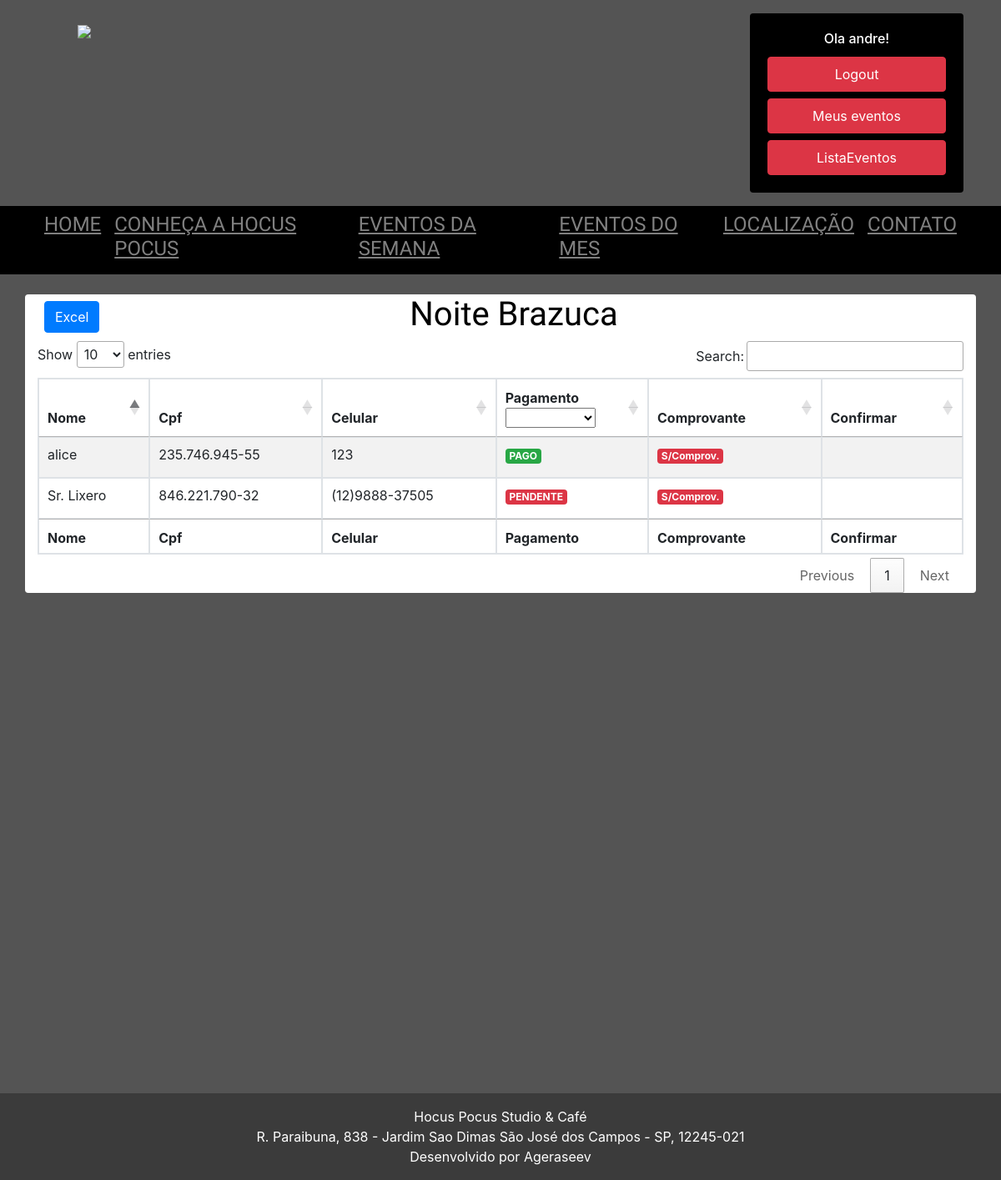
The page /lista/6 (signed in) on the database as committed earlier.
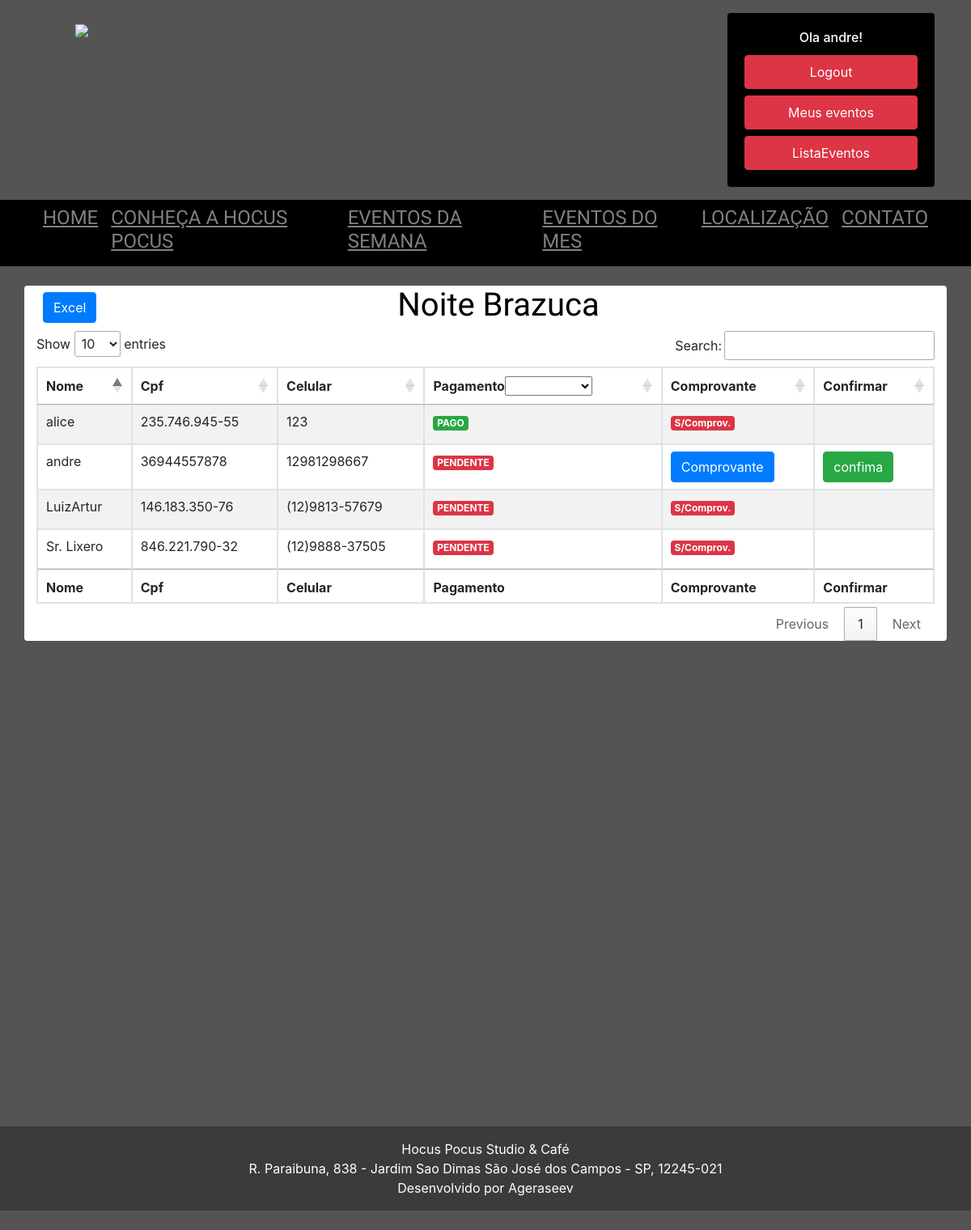
The same page on the database as committed later.
### show/models.py (models this page shows, shortened)
class Show(models.Model):
    titulo_show = models.CharField(max_length=100, )
    descricao_show = models.TextField(max_length=2000)
    horario_do_show = models.CharField(max_length=100, null=True)
    data_do_show = models.DateField(null=True)
    banner = models.ImageField(upload_to='static/banners', blank=True)
    quadrado = models.ImageField(upload_to='static/banners', blank=True)
    valor = models.DecimalField(max_digits=10, decimal_places=2, blank=True, null= True )
    publicada = models.BooleanField(default=False)
    pix = models.BooleanField(default=False)
    chave_pix = models.CharField(max_length=200, blank=True, null=True)

class NomeLista(models.Model):
    sem_registro = models.ForeignKey(UsuarioSemRegistro, on_delete=models.CASCADE, blank=True, null= True)
    roqueiro = models.ForeignKey(Usuario, on_delete=models.CASCADE, blank=True, null= True)
    pagamento = models.BooleanField(default=False)
    comprovante = models.ImageField(upload_to='comprovantes', blank=True)
    lista_reserva = models.ForeignKey(Show, on_delete=models.CASCADE, blank=True, null= True,)
    entrou = models.BooleanField(default=False)
    class Meta:
        unique_together = ('roqueiro', 'lista_reserva')
    def __str__(self):
        return str(self.roqueiro)

### usuario/models.py (models this page shows)
class Usuario(models.Model):
    usuario = models.OneToOneField(User, null=True, on_delete=models.CASCADE)
    cpf = models.CharField(max_length=11)
    celular = models.CharField(max_length=12)
    def __str__(self):
        return str(self.usuario)

### show/views.py (the view, shortened to what this page needs)
# urls.py: path('lista', lista, name='lista'),
def lista(request, id):
    if request.user.is_staff:
        if request.method == 'POST':
            print("lista POST")
            id_nome_lista = request.POST['id']
            show = request.POST['show']
            cofirmapagamento = NomeLista.objects.filter(id=id_nome_lista)
            cofirmapagamento.update(
                pagamento=True)
            print(cofirmapagamento, "confima pagamento")
            pessoa = NomeLista.objects.filter(lista_reserva_id=id)
            show = Show.objects.filter(id=id)
            dados = {'pessoas': pessoa,
                     'show': show
                     }
            return render(request, 'lista.html', dados)
        else:
            print("lista GET")
            pessoa = NomeLista.objects.filter(lista_reserva_id=id)
            show = Show.objects.filter(id=id)
            print(pessoa, "Pessoa")
            dados = {'pessoas': pessoa,
                     'show': show
                     }
            return render(request, 'lista.html', dados)
    else:
        return redirect('home')

### templates/lista.html (shortened to what this page needs)
{% extends 'base4.html' %}
{% load static %}
{% block content %}
<body>
<link rel="stylesheet" href="https://cdn.datatables.net/1.10.2/css/jquery.dataTables.min.css">
{% for nome_na_lista in show %}
<div class="container-lg bg-white rounded mt-4">
    <div class="row header" style="text-align:center;color:black">
        <div class="col-md-4 text-left m-2">
            <button id="export" class="btn btn-primary">Excel</button>
        </div>
        <h1 class="col-md-4 text-center " style="font-family: 'Chau Philomene One'">{{ nome_na_lista.titulo_show }}</h1>
    </div>
    <table id="example" class="table table-striped table-bordered" style="width:100%">
        <thead>
        <tr>
            <th>Nome</th>
            <th>Cpf</th>
            <th>Celular</th>
            <th>Pagamento</th>
            {% if not request.user.groups.all %}
            <th>Comprovante</th>
            <th>Confirmar</th>
            {% endif %}
        </tr>
        </thead>
        <tbody>
        {% for area in pessoas.all %}
        <tr>
            <td> {% if area.roqueiro == None %} {{ area.sem_registro.usuario_sem_registro }} {% else %}
                {{ area.roqueiro.usuario }} {% endif %}
            </td>
            <td>{{ area.roqueiro.cpf }} {{ area.sem_registro.cpf_sem_registro }}</td>
            <td>{{ area.roqueiro.celular }} {{ area.sem_registro.celular_sem_registro }}</td>
            {% if area.pagamento %}
            <td><label class="badge badge-success">PAGO</label></td>
            {% else %}
            <td><label class="badge badge-danger">PENDENTE</label></td>
            {% endif %}
            {% if not request.user.groups.all %}
            {% if area.comprovante %}
            <td><a href="{% url 'comprovante' %}/{{ area.id }}">
                <button class="btn btn-primary"> Comprovante</button>
            </a></td>
            {% else %}
            <td><label class="badge badge-danger"> S/Comprov. </label></td>
            {% endif %}
            <form action="{{ area.lista_reserva.id }}" method="POST">
                <td>
                    {% if area.comprovante %}
                    {% if area.pagamento %}
                    <button class="btn btn-danger" type="submit"> PAGO  </button>
                    {% else %}
                    <button class="btn btn-success" type="submit"> confima  </button>
                    {% endif %}
                    {% endif %}
                </td>
            {% endif %}
            </form>
        </tr>
        {% endfor %}
        </tbody>
        <tfoot>
        <tr>
            <th>Nome</th>
            <th>Cpf</th>
            <th>Celular</th>
            <th>Pagamento</th>
            {% if not request.user.groups.all %}
            <th>Comprovante</th>
            <th>Confirmar</th>
            {% endif %}
        </tr>
        </tfoot>
    </table>
</div>
{% endfor %}
{% endblock %}

Rows that differ between the two databases and show on the page:
added NomeLista: roqueiro.usuario "LuizArtur", roqueiro.cpf "146.183.350-76", roqueiro.celular "(12)9813-57679", pagamento "PENDENTE", comprovante "S/Comprov."
added NomeLista: roqueiro.usuario "andre", roqueiro.cpf "36944557878", roqueiro.celular "12981298667", pagamento "PENDENTE"
